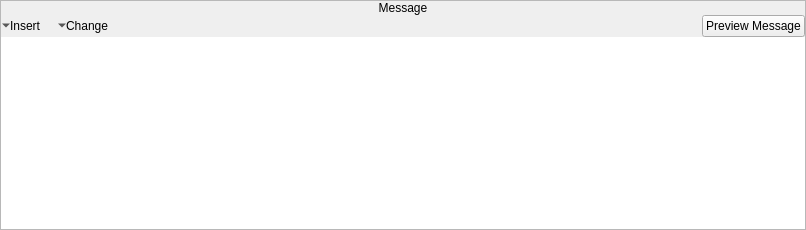
    <widget class="QFrame" name="frame">
     <property name="frameShape">
      <enum>QFrame::StyledPanel</enum>
     </property>
     <property name="frameShadow">
      <enum>QFrame::Raised</enum>
     </property>
     <layout class="QVBoxLayout" name="verticalLayout">
      <property name="spacing">
       <number>0</number>
      </property>
      <property name="margin">
       <number>0</number>
      </property>
      <item>
       <widget class="QLabel" name="label">
        <property name="sizePolicy">
         <sizepolicy hsizetype="Preferred" vsizetype="Fixed">
          <horstretch>0</horstretch>
          <verstretch>0</verstretch>
         </sizepolicy>
        </property>
        <property name="text">
         <string>Message</string>
        </property>
        <property name="alignment">
         <set>Qt::AlignCenter</set>
        </property>
       </widget>
      </item>
      <item>
       <widget class="QWidget" name="widget" native="true">
        <layout class="QVBoxLayout" name="verticalLayout_2">
         <property name="spacing">
          <number>0</number>
         </property>
         <property name="margin">
          <number>0</number>
         </property>
         <item>
          <widget class="QWidget" name="widget_2" native="true">
           <layout class="QHBoxLayout" name="horizontalLayout">
            <property name="spacing">
             <number>3</number>
            </property>
            <property name="margin">
             <number>0</number>
            </property>
            <item>
             <widget class="QToolButton" name="bInsert">
              <property name="text">
               <string>Insert</string>
              </property>
              <property name="iconSize">
               <size>
                <width>4</width>
                <height>4</height>
               </size>
              </property>
              <property name="popupMode">
               <enum>QToolButton::InstantPopup</enum>
              </property>
              <property name="toolButtonStyle">
               <enum>Qt::ToolButtonTextBesideIcon</enum>
              </property>
              <property name="autoRaise">
               <bool>true</bool>
              </property>
              <property name="arrowType">
               <enum>Qt::DownArrow</enum>
              </property>
             </widget>
            </item>
            <item>
             <widget class="QToolButton" name="bChange">
              <property name="text">
               <string>Change</string>
              </property>
              <property name="iconSize">
               <size>
                <width>4</width>
                <height>4</height>
               </size>
              </property>
              <property name="popupMode">
               <enum>QToolButton::InstantPopup</enum>
              </property>
              <property name="toolButtonStyle">
               <enum>Qt::ToolButtonTextBesideIcon</enum>
              </property>
              <property name="autoRaise">
               <bool>true</bool>
              </property>
              <property name="arrowType">
               <enum>Qt::DownArrow</enum>
              </property>
             </widget>
            </item>
            <item>
             <spacer name="horizontalSpacer">
              <property name="orientation">
               <enum>Qt::Horizontal</enum>
              </property>
              <property name="sizeHint" stdset="0">
               <size>
                <width>577</width>
                <height>20</height>
               </size>
              </property>
             </spacer>
            </item>
            <item>
             <widget class="QPushButton" name="bPreviewMessage">
              <property name="text">
               <string>Preview Message</string>
              </property>
             </widget>
            </item>
           </layout>
          </widget>
         </item>
         <item>
          <widget class="QPlainTextEdit" name="teMessage">
           <property name="frameShape">
            <enum>QFrame::NoFrame</enum>
           </property>
           <property name="lineWrapMode">
            <enum>QPlainTextEdit::NoWrap</enum>
           </property>
          </widget>
         </item>
        </layout>
       </widget>
      </item>
     </layout>
    </widget>
